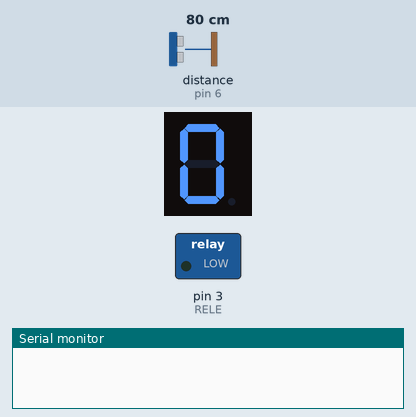
This sketch was run on a simulated Arduino Uno, built with avr-gcc and run on an emulated ATmega328P. Parts: 1-digit seven-segment display, switched loads named in the sketch (green lamp = pin HIGH), the last lines printed to the serial monitor. Wiring (inferred from the names in the program): ultrasonic range finder: trigger pin 5; echo pin 6; 1-digit 7-segment display, segments lit when HIGH: segments pin 10, pin 11, pin 12, pin 13, pin 14, pin 15, pin 16. The test bench sets the inputs (shaded band); at power-on: distance to the obstacle (sensor on pin 6) 80 cm. The echo pulse lasts 58.3 µs per cm; the segment pins are drawn as the display they are named for; pins used as bus, display or sensor lines are not drawn.

Above: at 1.2 s.
1.3 s: distance to the obstacle (sensor on pin 6) set to 13 cm
3.0 s: distance to the obstacle (sensor on pin 6) set to 10 cm
At 3.9 s:
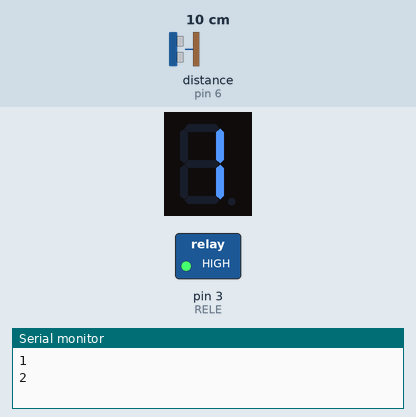
6.0 s: distance to the obstacle (sensor on pin 6) set to 8 cm
7.5 s: distance to the obstacle (sensor on pin 6) set to 5 cm
At 8.4 s:
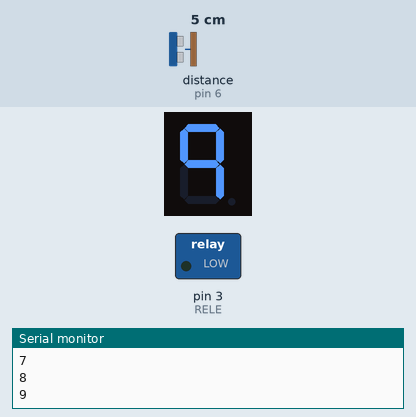
Timing chart, 0 to 10.0 s (numbered marks = the images above; inputs shaded):
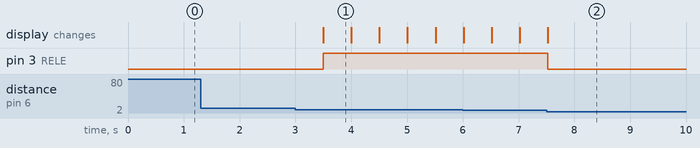

The sketch:

CONTADOR_AFORO.ino
```cpp
/*
 Fundación Kinal
 Centro Educativo Técnico Laboral Kinal
 Electrónica
 Grado: Quinto
 Sección: A
 Curso: Taller de Electrónica Digital y Reparación de Computadoras I
 Nombre: Luis Alexander Racanac Canahui
 Carné: 2022083

*/

#define TRIG 5
#define ECHO 6
#define RELE 3
int DURACION;
int DISTANCIA;
#define a 10
#define b 11
#define c 12
#define d 13
#define e 14
#define f 15
#define g 16

int i = 0;

void configuracion_pines_entrada();
void configuracion_pines_salida();
void medicion_distancia();
void conteo_activacion();

void setup() {
  Serial.begin(9600);
  configuracion_pines_entrada();
  configuracion_pines_salida();
  cero();
}

void loop() {
  medicion_distancia();
  conteo_activacion();
}
void configuracion_pines_entrada(){
   pinMode(ECHO, INPUT);
}
void configuracion_pines_salida(){
  pinMode(TRIG, OUTPUT);
  pinMode(a, OUTPUT);
  pinMode(b, OUTPUT);
  pinMode(c, OUTPUT);
  pinMode(d, OUTPUT);
  pinMode(e, OUTPUT);
  pinMode(f, OUTPUT);
  pinMode(g, OUTPUT);
  pinMode(RELE, OUTPUT);

}

void medicion_distancia(){
  digitalWrite(TRIG, HIGH);
  delay(1);
  digitalWrite(TRIG, LOW);
  DURACION = pulseIn(ECHO, HIGH);
  DISTANCIA = DURACION / 58.2;
}
void conteo_activacion(){
  if(DISTANCIA>=6 && DISTANCIA<=10){
    i = i + 1;
    Serial.println(i);
    delay(500);
    if(i==0){
      digitalWrite(a, HIGH);
      digitalWrite(b, HIGH);
      digitalWrite(c, HIGH);
      digitalWrite(d, HIGH);
      digitalWrite(e, HIGH);
      digitalWrite(f, HIGH);
      digitalWrite(g, LOW);
      digitalWrite(RELE, HIGH);
    }else{
      if(i==1){
        digitalWrite(a, LOW);
        digitalWrite(b, HIGH);
        digitalWrite(c, HIGH);
        digitalWrite(d, LOW);
        digitalWrite(e, LOW);
        digitalWrite(f, LOW);
        digitalWrite(g, LOW);
        digitalWrite(RELE, HIGH);
      }else{
        if(i==2){
          digitalWrite(a, HIGH);
          digitalWrite(b, HIGH);
          digitalWrite(c, LOW);
          digitalWrite(d, HIGH);
          digitalWrite(e, HIGH);
          digitalWrite(f, LOW);
          digitalWrite(g, HIGH);
          digitalWrite(RELE, HIGH);
        }else{
          if(i==3){
            digitalWrite(a, HIGH);
            digitalWrite(b, HIGH);
            digitalWrite(c, HIGH);
            digitalWrite(d, HIGH);
            digitalWrite(e, LOW);
            digitalWrite(f, LOW);
            digitalWrite(g, HIGH);
            digitalWrite(RELE, HIGH);
          }else{
            if(i==4){
              digitalWrite(a, LOW);
              digitalWrite(b, HIGH);
              digitalWrite(c, HIGH);
              digitalWrite(d, LOW);
              digitalWrite(e, LOW);
              digitalWrite(f, HIGH);
              digitalWrite(g, HIGH);
              digitalWrite(RELE, HIGH);
            }else{
              if(i==5){
                   digitalWrite(a, HIGH);
                   digitalWrite(b, LOW);
                   digitalWrite(c, HIGH);
                   digitalWrite(d, HIGH);
                   digitalWrite(e, LOW);
                   digitalWrite(f, HIGH);
                   digitalWrite(g, HIGH);
                   digitalWrite(RELE, HIGH);
              }else{
                if(i==6){
                     digitalWrite(a, HIGH);
                     digitalWrite(b, LOW);
                     digitalWrite(c, HIGH);
                     digitalWrite(d, HIGH);
                     digitalWrite(e, HIGH);
                     digitalWrite(f, HIGH);
                     digitalWrite(g, HIGH);
                     digitalWrite(RELE, HIGH);
                }else{
                  if(i==7){
                      digitalWrite(a, HIGH);
                      digitalWrite(b, HIGH);
                      digitalWrite(c, HIGH);
                      digitalWrite(d, LOW);
                      digitalWrite(e, LOW);
                      digitalWrite(f, LOW);
                      digitalWrite(g, LOW);
                      digitalWrite(RELE, HIGH);
                  }else{
                    if(i==8){
                         digitalWrite(a, HIGH);
                         digitalWrite(b, HIGH);
                         digitalWrite(c, HIGH);
                         digitalWrite(d, HIGH);
                         digitalWrite(e, HIGH);
                         digitalWrite(f, HIGH);
                         digitalWrite(g, HIGH);
                         digitalWrite(RELE, HIGH);
                    }else{
                      if(i==9){
                         digitalWrite(a, HIGH);
                         digitalWrite(b, HIGH);
                         digitalWrite(c, HIGH);
                         digitalWrite(d, LOW);
                         digitalWrite(e, LOW);
                         digitalWrite(f, HIGH);
                         digitalWrite(g, HIGH);
                         digitalWrite(RELE, LOW);
                    }
                  }
                }
              }
            }
          }
        }
      }
    }
  }
 }
}
void cero(){
   digitalWrite(a, HIGH);
   digitalWrite(b, HIGH);
   digitalWrite(c, HIGH);
   digitalWrite(d, HIGH);
   digitalWrite(e, HIGH);
   digitalWrite(f, HIGH);
   digitalWrite(g, LOW);
}
```

Measured:
- the behaviour switches between 12 and 11 cm on distance to the obstacle (sensor on pin 6) (found by bisection; images 0 and 1)
- the behaviour switches between 7 and 6 cm on distance to the obstacle (sensor on pin 6) (found by bisection; images 1 and 2)
- after the input at 1.3 s, every drawn part: stays the same
- after the input at 3.0 s, pin 3 (RELE): LOW → HIGH after 0.50 s; the display: changes after 0.50 s (image 1)
- what the display in image 1 shows lasts 0.5 s, from 3.5 s to 4.0 s
